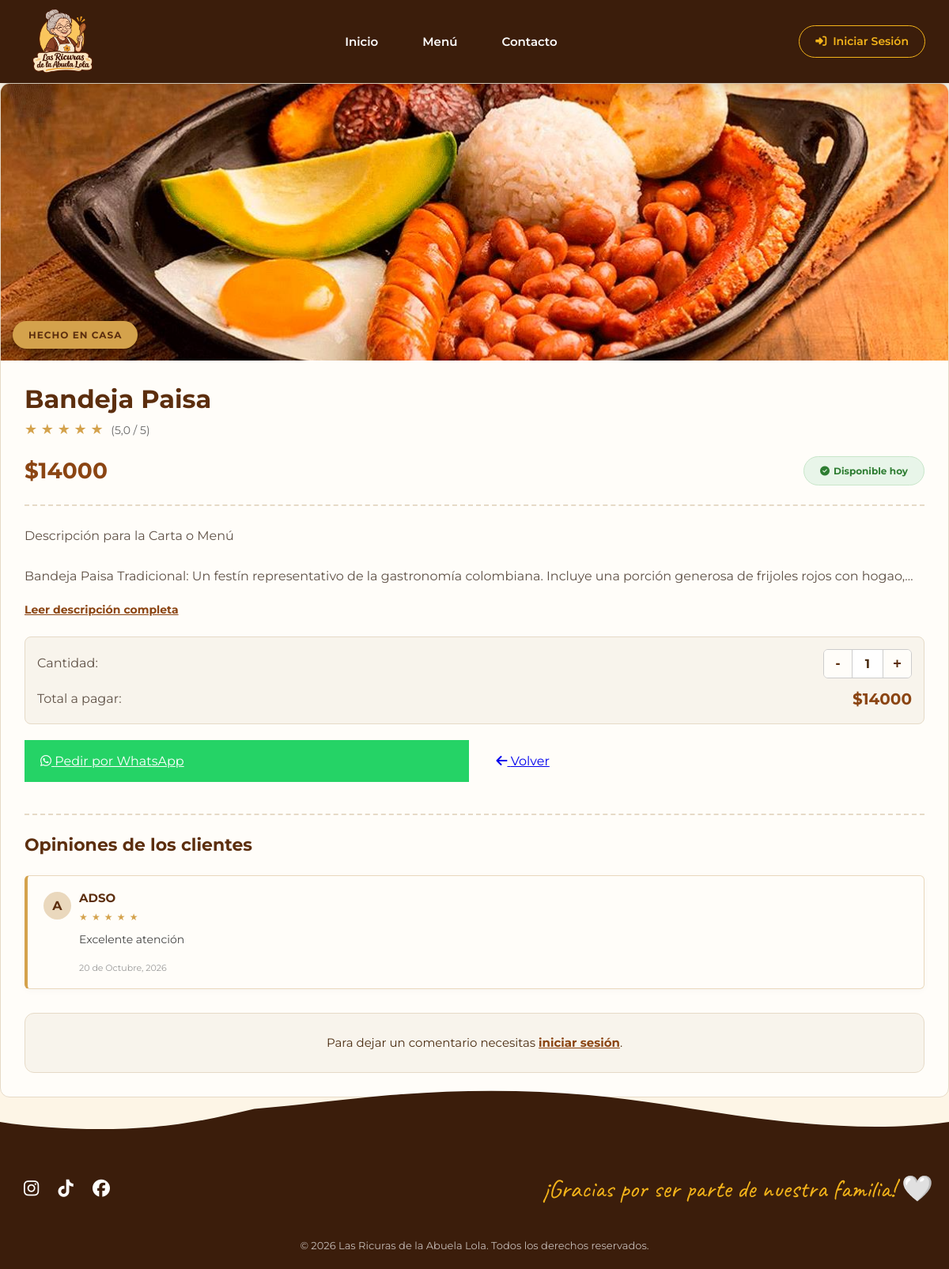
Screenshot of /platos/3/ with the database file from the repository.
### las_ricuras/models.py (models this page shows, shortened)
class Plato(models.Model):
    CATEGORIAS = [
        ('entrada', 'Entrada'),
        ('plato_fuerte', 'Plato fuerte'),
        ('postre', 'Postre'),
        ('bebida', 'Bebida'),
    ]
    personalizable = models.BooleanField(
        default=False,
        verbose_name="¿Permitir personalizar almuerzo?")
    nombre = models.CharField(max_length=100)
    descripcion = models.TextField()
    precio = models.DecimalField(
        max_digits=10,
        decimal_places=2
    )
    categoria = models.CharField(
        max_length=30,
        choices=CATEGORIAS,
        default='plato_fuerte'
    )
    imagen = models.ImageField(
        upload_to='platos/',
        blank=True,
        null=True
    )
    disponible = models.BooleanField(default=True)

class Resena(models.Model):
    ESTRELLAS = [
        (1, '1 Estrella'),
        (2, '2 Estrellas'),
        (3, '3 Estrellas'),
        (4, '4 Estrellas'),
        (5, '5 Estrellas'),
    ]
    plato = models.ForeignKey(Plato, on_delete=models.CASCADE)
    usuario = models.ForeignKey(User, on_delete=models.CASCADE)
    estrellas = models.IntegerField(
        choices=ESTRELLAS,
        default=5
    )
    comentario = models.TextField()
    respuesta_admin = models.TextField(blank=True, null=True, verbose_name="Respuesta del Administrador")
    fecha = models.DateTimeField(auto_now_add=True)
    class Meta:
        unique_together = ('plato', 'usuario')

### las_ricuras/views.py (the view)
# urls.py: path('platos/<int:id>/', views.plato_detalle, name='plato_detalle'),
def plato_detalle(request, id):
    plato = get_object_or_404(Plato, id=id)
    lista_resenas = plato.resena_set.all()
    prom = lista_resenas.aggregate(Avg('estrellas'))['estrellas__avg']
    mi_resena = None
    if request.user.is_authenticated:
        mi_resena = Resena.objects.filter(
            plato=plato, usuario=request.user
        ).first()
    if request.method == 'POST':
        if request.user.is_authenticated:
            if mi_resena:
                form = ResenaForm(request.POST, instance=mi_resena)
            else:
                form = ResenaForm(request.POST)
            if form.is_valid():
                r = form.save(commit=False)
                r.plato = plato
                r.usuario = request.user
                r.save()
                return redirect('plato_detalle', id=plato.id)
        else:
            return redirect('login')
    else:
        if mi_resena:
            form = ResenaForm(instance=mi_resena)
        else:
            form = ResenaForm()
    contexto = {
        'plato': plato,
        'resenas': lista_resenas,
        'form': form,
        'promedio': prom,
        'mi_resena': mi_resena
    }
    return render(request, 'plato_detalle.html', contexto)

### las_ricuras/templates/plato_detalle.html (shortened to what this page needs)
{% extends 'base.html' %}
{% load static %}
{% block contenido %}
<div class="detalle-card">
    <div class="imagen-container">
        {% if plato.imagen %}
            <img src="{{ plato.imagen.url }}" alt="{{ plato.nombre }}" class="plato-imagen">
        {% else %}
            <div class="sin-imagen"><i class="fa-solid fa-utensils"></i></div>
        {% endif %}
        {% if plato.disponible %}
            <div class="etiqueta-destacada">Hecho en casa</div>
        {% endif %}
    </div>
    <div class="informacion">
        <h1 class="titulo-plato">{{ plato.nombre }}</h1>
        <div style="margin-bottom: 15px; color: #d4a24c; font-size: 18px;">
            {% if promedio %}
                {% for i in "12345" %}
                    {% if forloop.counter <= promedio %}★{% else %}☆{% endif %}
                {% endfor %}
                <span style="font-size: 14px; color: #666; margin-left: 5px;">
                    ({{ promedio|floatformat:1 }} / 5)
                </span>
            {% else %}
                <span style="font-size: 14px; color: #666;">Sin reseñas todavía</span>
            {% endif %}
        </div>
        <div class="precio-disponibilidad">
            <div class="precio" id="precio-base" data-precio="{{ plato.precio|floatformat:0 }}">
                ${{ plato.precio|floatformat:0 }}
            </div>
            {% if plato.disponible %}
                <span class="disponible">
                    <i class="fa-solid fa-circle-check"></i> Disponible hoy
                </span>
            {% else %}
                <span class="no-disponible">
                    <i class="fa-solid fa-circle-xmark"></i> Agotado
                </span>
            {% endif %}
        </div>
        <div class="separador"></div>
        <p class="descripcion" id="texto-descripcion">
            {{ plato.descripcion|linebreaksbr }}
        </p>
        <button class="btn-leer-mas" onclick="toggleDescripcion()" id="btn-leer-mas">
            Leer descripción completa
        </button>
        {% if plato.disponible %}
        <div class="caja-pedido">
            <div class="fila-cantidad">
                <span class="total-label">Cantidad:</span>
                <div class="selector-cantidad">
                    <button type="button" class="btn-cantidad" onclick="cambiarCantidad(-1)">-</button>
                    <span id="cantidad-numero">1</span>
                    <button type="button" class="btn-cantidad" onclick="cambiarCantidad(1)">+</button>
                </div>
            </div>
            <div class="fila-cantidad">
                <span class="total-label">Total a pagar:</span>
                <span class="total-precio" id="total-pagar">${{ plato.precio|floatformat:0 }}</span>
            </div>
        </div>
        {% endif %}
        <div class="acciones">
            {% if plato.disponible %}
                <a href="#" id="btn-whatsapp" target="_blank" class="btn btn-whatsapp">
                    <i class="fa-brands fa-whatsapp"></i> Pedir por WhatsApp
                </a>
            {% endif %}
            <a href="{% url 'Platos' %}" class="btn">
                <i class="fa-solid fa-arrow-left"></i> Volver
            </a>
        </div>
        <div style="margin-top: 40px; border-top: 2px dashed #e6dac7; padding-top: 20px;">
            <h3 style="color: #5c2e0e; margin-bottom: 20px; font-size: 22px;">
                Opiniones de los clientes
            </h3>
            {% for r in resenas %}
                <div style="background: #fffdf9; border: 1px solid #ead8bd; border-left: 4px solid #d4a24c; padding: 15px 20px; border-radius: 6px; margin-bottom: 15px; box-shadow: 0 2px 8px rgba(0,0,0,0.03);">
                    <div style="display: flex; justify-content: space-between; align-items: flex-start; margin-bottom: 8px;">
                        <div style="display: flex; align-items: center; gap: 10px;">
                            <div style="width: 35px; height: 35px; background: #ead8bd; color: #5c2e0e; border-radius: 50%; display: flex; justify-content: center; align-items: center; font-weight: bold; font-size: 16px;">
                                {{ r.usuario.username|first|upper }}
                            </div>
                            <div>
                                <strong style="color: #5c2e0e; font-size: 15px;">
                                    {{ r.usuario.username }}
                                </strong>
                                <div style="color: #d4a24c; font-size: 12px; letter-spacing: 1px; margin-top: 2px;">
                                    {% for i in "12345" %}
                                        {% if forloop.counter <= r.estrellas %}★{% else %}☆{% endif %}
                                    {% endfor %}
                                </div>
                            </div>
                        </div>
                    </div>
                    <p style="margin: 0 0 10px 45px; font-size: 14px; color: #444;">
                        {{ r.comentario }}
                    </p>
                    <small style="color: #999; font-size: 11px; margin-left: 45px;">
                        {{ r.fecha|date:"d \d\e F, Y" }}
                    </small>
                </div>
            {% empty %}
                <div style="text-align: center; padding: 20px; background: #f8f4ec; border-radius: 8px; border: 1px dashed #d4a24c;">
                    <p style="color: #777; font-size: 14px; margin: 0;">
                        Aún no hay opiniones. ¡Sé el primero en dejar la tuya!
                    </p>
                </div>
            {% endfor %}
            <div style="margin-top: 30px; background: #f8f4ec; padding: 25px; border-radius: 12px; border: 1px solid #e6dac7;">
                {% if user.is_authenticated %}
                    {% if mi_resena %}
                        <h4 style="color: #5c2e0e; margin-bottom: 15px; font-size: 18px;">
                            <i class="fa-solid fa-pen"></i> Edita tu opinión
                        </h4>
                    {% else %}
                        <h4 style="color: #5c2e0e; margin-bottom: 15px; font-size: 18px;">
                            <i class="fa-solid fa-comment-dots"></i> Deja tu opinión
                        </h4>
                    {% endif %}
                    <form method="POST" class="resena-form" style="display: flex; flex-direction: column; gap: 15px;">
                        {% csrf_token %}
                        <div>
                            <label style="font-weight: bold; font-size: 14px; color: #5c2e0e; margin-bottom: 5px; display: block;">
                                Calificación:
                            </label>
                            <div class="stars">
                                {% for i in "54321" %}
                                    <input type="radio" id="star{{ i }}" name="estrellas" value="{{ i }}" {% if mi_resena.estrellas|stringformat:"s" == i %}checked{% endif %} required>
                                    <label for="star{{ i }}"><i class="fa-solid fa-star"></i></label>
                                {% endfor %}
                            </div>
                        </div>
                        <div>
                            <label style="font-weight: bold; font-size: 14px; color: #5c2e0e; margin-bottom: 5px; display: block;">
                                Tu opinión:
                            </label>
                            {{ form.comentario }}
                        </div>
                        <button type="submit" class="btn" style="padding: 12px; font-size: 15px; align-self: flex-start; border-radius: 8px; cursor: pointer;">
                            {% if mi_resena %}Actualizar Reseña{% else %}Publicar Reseña{% endif %}
                        </button>
                    </form>
                {% else %}
                    <p style="margin: 0; font-size: 15px; text-align: center;">
                        Para dejar un comentario necesitas
                        <a href="{% url 'login' %}" style="color: #8b4513; font-weight: bold; text-decoration: underline;">iniciar sesión</a>.
                    </p>
                {% endif %}
            </div>
        </div>
    </div>
</div>
{% endblock %}

### las_ricuras/templates/base.html (style rules this page uses)
* { box-sizing: border-box; margin: 0; padding: 0; }
:root { --cafe-oscuro: #3b1d0b; --cafe-medio: #5c2e0e; --crema: #fdf5e6; --dorado: #f4b41a; --texto: #4a2c11; --blanco: #ffffff; }
body { font-family: 'Montserrat', sans-serif; background-color: var(--crema); color: var(--texto); line-height: 1.6; display: flex; flex-direction: column; min-height: 100vh; overflow-x: hidden; }

### las_ricuras/templates/plato_detalle.html (style rules this page uses)
.detalle-card { background: #fffdf9; border: 1px solid #e6dac7; border-radius: 12px; overflow: hidden; }
.imagen-container { width: 100%; height: 350px; background: #ead8bd; position: relative; }
.plato-imagen { width: 100%; height: 100%; object-fit: cover; }
.etiqueta-destacada { position: absolute; bottom: 15px; left: 15px; background: #d4a24c; color: #5c2e0e; padding: 8px 20px; font-size: 12px; font-weight: 700; border-radius: 25px; text-transform: uppercase; letter-spacing: 1px; box-shadow: 0 4px 6px rgba(0,0,0,0.2); }
.informacion { padding: 30px; }
.titulo-plato { color: #5c2e0e; font-size: 32px; margin-bottom: 5px; line-height: 1.2; border: none; padding: 0; }
.precio-disponibilidad { display: flex; justify-content: space-between; align-items: center; margin-bottom: 20px; }
.precio { color: #8b4513; font-size: 28px; font-weight: 700; }
.disponible, .no-disponible { font-size: 12px; font-weight: 700; padding: 8px 20px; border-radius: 25px; display: inline-flex; align-items: center; gap: 5px; }
.disponible { background: #e8f5e9; color: #2e7d32; border: 1px solid #c8e6c9; }
.descripcion { color: #5f5146; font-size: 16px; line-height: 1.6; margin-bottom: 20px; display: -webkit-box; -webkit-line-clamp: 3; -webkit-box-orient: vertical; overflow: hidden; }
.btn-leer-mas { background: none; border: none; color: #8b4513; font-weight: bold; cursor: pointer; font-size: 14px; margin-bottom: 25px; display: block; font-family: inherit; text-decoration: underline; }
.separador { border-bottom: 2px dashed #e6dac7; margin: 15px 0 25px; }
.caja-pedido { background: #f8f4ec; padding: 15px; border-radius: 8px; border: 1px solid #e6dac7; margin-bottom: 20px; }
.fila-cantidad { display: flex; justify-content: space-between; align-items: center; margin-bottom: 10px; }
.fila-cantidad:last-child { margin-bottom: 0; }
.selector-cantidad { display: flex; align-items: center; background: white; border: 1px solid #ccc; border-radius: 6px; overflow: hidden; }
.btn-cantidad { background: #fffdf9; border: none; color: #5c2e0e; font-size: 18px; font-weight: bold; width: 35px; height: 35px; cursor: pointer; transition: 0.2s; }
#cantidad-numero { width: 40px; text-align: center; font-weight: bold; font-size: 16px; border-left: 1px solid #ccc; border-right: 1px solid #ccc; line-height: 35px; }
.total-label { font-size: 16px; color: #5f5146; }
.total-precio { font-size: 20px; font-weight: bold; color: #8b4513; }
.acciones { display: flex; gap: 15px; flex-wrap: wrap; }
.acciones .btn { flex: 1; margin: 0; padding: 14px 20px; font-size: 16px; }
.acciones .btn-whatsapp { background-color: #25D366; color: white; border: none; }

### rows the page displays
Plato: imagen (picture), nombre "Bandeja Paisa", precio "14000", descripcion "Descripción para la Carta o Menú Bandeja Paisa Tradicional: Un festín representativo de la gastronomía colombiana. Incluye una porción generosa de frijoles rojos con…"
Resena: usuario.username|first "A", usuario.username "ADSO", estrellas 5 (drawn), comentario "Excelente atención", fecha "20 de Octubre, 2026"

### other values shown
{{ promedio|floatformat:1 }} "5,0"
